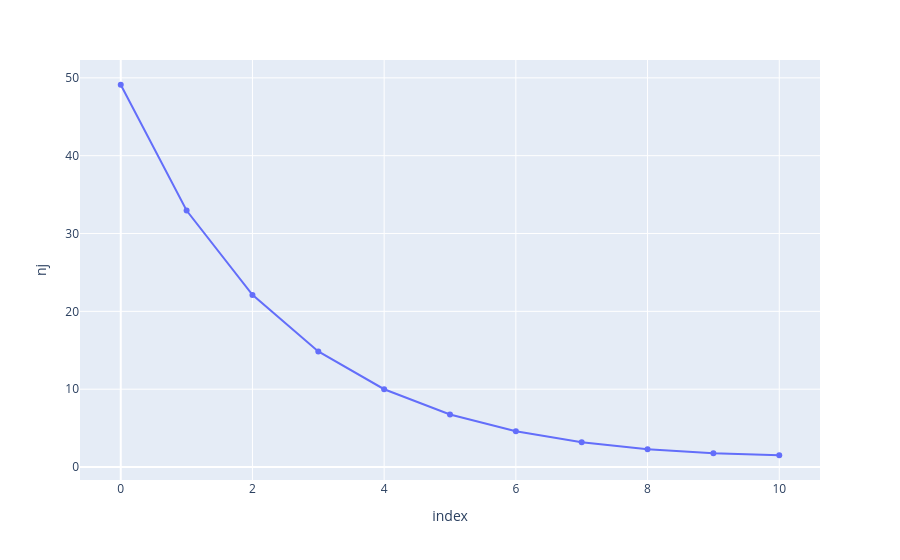

This figure's notebook cell:
### Code cell
xj, nj = get_scheduling(X, N, tau, volatility, risk_penalty, permant_coeff_gamma, temp_impact_coeff_eta)
df = pd.DataFrame({"xj": xj, "nj": nj})
df.plot(y="nj", markers="o")

### Figure 1 — Plotly figure (JSON) as saved in the notebook; plotly's stock layout.template omitted (floating-point values rounded to 4 significant figures)
{"data": [{"hovertemplate": "index=%{x}<br>nj=%{y}<extra></extra>", "legendgroup": "", "line": {"color": "#636efa", "dash": "solid"}, "marker": {"symbol": "circle"}, "mode": "lines+markers", "name": "", "orientation": "v", "showlegend": false, "type": "scatter", "x": [0, 1, 2, 3, 4, 5, 6, 7, 8, 9, 10], "xaxis": "x", "y": [49.11, 32.95, 22.12, 14.86, 9.995, 6.749, 4.595, 3.183, 2.285, 1.757, 1.512], "yaxis": "y"}], "layout": {"legend": {"tracegroupgap": 0}, "margin": {"t": 60}, "xaxis": {"anchor": "y", "domain": [0, 1], "title": {"text": "index"}}, "yaxis": {"anchor": "x", "domain": [0, 1], "title": {"text": "nj"}}}}
